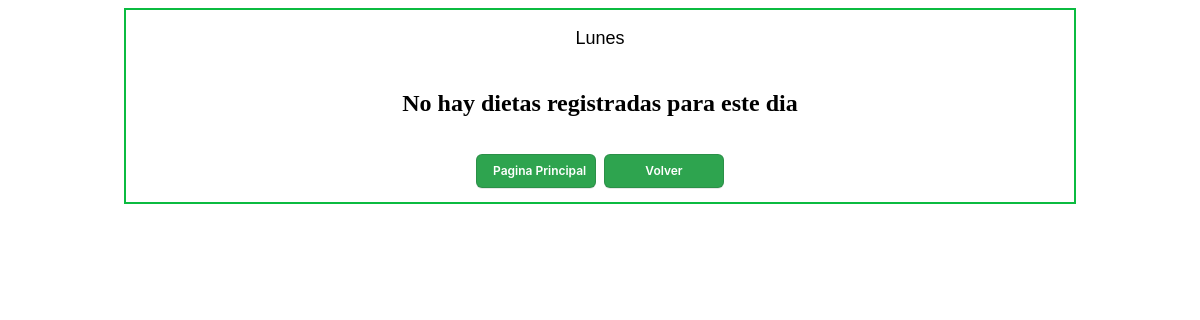
The app's page /views/dieta/detalles.php?dni=4997857&dia=Lunes, older data.
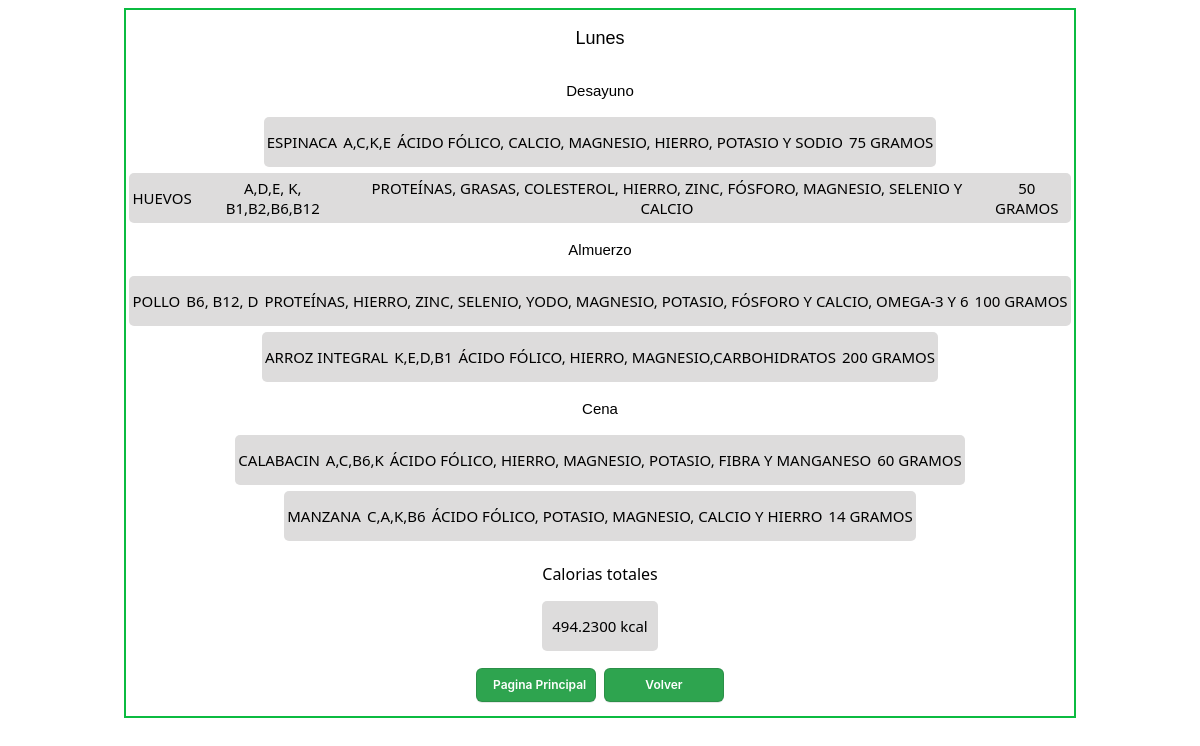
The same page, newer data.
### tables this page shows
CREATE TABLE `dietas` (
  `id_dieta` int NOT NULL,
  `dia_id` int NOT NULL,
  `id_tipo` int NOT NULL,
  `id_alimento` int NOT NULL,
  `gramos` int NOT NULL,
  `fecha` datetime DEFAULT NULL,
  PRIMARY KEY (`id_dieta`,`dia_id`,`id_tipo`,`id_alimento`),
  KEY `dietas_dia_id_dia_id_dia` (`dia_id`),
  KEY `dietas_id_tipo_tipo_comida_id_tipo` (`id_tipo`),
  KEY `dietas_id_alimento_alimentos_id_alimento` (`id_alimento`),
  CONSTRAINT `dietas_dia_id_dia_id_dia` FOREIGN KEY (`dia_id`) REFERENCES `dia` (`id_dia`),
  CONSTRAINT `dietas_id_alimento_alimentos_id_alimento` FOREIGN KEY (`id_alimento`) REFERENCES `alimentos` (`id_alimento`),
  CONSTRAINT `dietas_id_dieta_pacientes_dni` FOREIGN KEY (`id_dieta`) REFERENCES `pacientes` (`dni`),
  CONSTRAINT `dietas_id_tipo_tipo_comida_id_tipo` FOREIGN KEY (`id_tipo`) REFERENCES `tipo_comida` (`id_tipo`)
);

CREATE TABLE `tipo_comida` (
  `id_tipo` int NOT NULL AUTO_INCREMENT,
  `nombre` varchar(25) NOT NULL,
  PRIMARY KEY (`id_tipo`)
);

CREATE TABLE `alimentos` (
  `id_alimento` int NOT NULL AUTO_INCREMENT,
  `nombre` varchar(100) NOT NULL,
  `calorias` int NOT NULL,
  `vitaminas` varchar(100) NOT NULL,
  `aporte_nutricional` varchar(255) NOT NULL,
  PRIMARY KEY (`id_alimento`),
  UNIQUE KEY `nombre` (`nombre`)
);

### database/consultas.php (called while the page is built, shortened)
<?php
$sql = "SELECT
`nutricionista1`.`dietas`.`fecha` AS `FECHA`,
`nutricionista1`.`dia`.`nombre` AS `DIA`,
`nutricionista1`.`tipo_comida`.`nombre` AS `TIPO`,
`nutricionista1`.`alimentos`.`nombre` AS `ALIMENTO`,
`nutricionista1`.`alimentos`.`vitaminas` AS `VITAMINAS`,
`nutricionista1`.`alimentos`.`aporte_nutricional` AS `NUTRIENTES`,
`nutricionista1`.`dietas`.`gramos` AS `GRAMOS`
FROM
((((`nutricionista1`.`dietas`
JOIN `nutricionista1`.`pacientes` ON ((`nutricionista1`.`dietas`.`id_dieta` = `nutricionista1`.`pacientes`.`dni`)))
JOIN `nutricionista1`.`dia` ON ((`nutricionista1`.`dia`.`id_dia` = `nutricionista1`.`dietas`.`dia_id`)))
JOIN `nutricionista1`.`tipo_comida` ON ((`nutricionista1`.`dietas`.`id_tipo` = `nutricionista1`.`tipo_comida`.`id_tipo`)))
JOIN `nutricionista1`.`alimentos` ON ((`nutricionista1`.`dietas`.`id_alimento` = `nutricionista1`.`alimentos`.`id_alimento`)))
WHERE
((`nutricionista1`.`dia`.`nombre` = :dia)
    AND (`nutricionista1`.`pacientes`.`dni` = :dni))";
$sql1 = "SELECT
        SUM(((`nutricionista1`.`alimentos`.`calorias` * `nutricionista1`.`dietas`.`gramos`) / 100)) AS `CaloriasTotales`
    FROM
        ((((`nutricionista1`.`dietas`
        JOIN `nutricionista1`.`pacientes` ON ((`nutricionista1`.`dietas`.`id_dieta` = `nutricionista1`.`pacientes`.`dni`)))
        JOIN `nutricionista1`.`dia` ON ((`nutricionista1`.`dia`.`id_dia` = `nutricionista1`.`dietas`.`dia_id`)))
        JOIN `nutricionista1`.`tipo_comida` ON ((`nutricionista1`.`dietas`.`id_tipo` = `nutricionista1`.`tipo_comida`.`id_tipo`)))
        JOIN `nutricionista1`.`alimentos` ON ((`nutricionista1`.`dietas`.`id_alimento` = `nutricionista1`.`alimentos`.`id_alimento`)))
    WHERE
        ((`nutricionista1`.`dia`.`nombre` = :dia)
            AND (`nutricionista1`.`pacientes`.`dni` = :dni))";
?>

### views/dieta/detalles.php (the view, shortened to what this page needs)
<?php
    require_once("../../database/database.php");
    require_once("../../database/consultas.php");
    if(isset($_GET["dni"]) && isset($_GET["dia"])){
        $dni = $_GET["dni"];
        $dia = $_GET["dia"];
    }
    $registros1=$conn->prepare($sql);
	$registros1->execute(array(":dni"=>$dni,":dia"=>$dia));
	$registros=$registros1->fetchAll();
    $tipo = " ";
    $calorias = $conn->prepare($sql1);
    $calorias->execute(array(":dia"=>$dia,":dni"=>$dni));
    $count = $calorias->fetchColumn();
?>
<!DOCTYPE html>
<html lang="en">
<head>
    <link rel="stylesheet" href="./detalle.css">
</head>
<body>
    <div class="container">
        <div class="container-item">
                <div class="title">
                    <p class="text-day"><?php echo $dia?></p>
                </div>
                <?php if($registros): ?>
                <?php foreach ($registros as $key):?>
                <?php if($key["TIPO"] !== $tipo): ?>
                <?php $tipo = $key["TIPO"] ?>
                <div class="body">
                    <p class="text-tipo"><?php echo $key["TIPO"]?></p>
                </div>
                <?php endif;?>
                <div class="list-group">
                    <div class="list-item">
                        <div class="item"><?php echo $key["ALIMENTO"]?></div>
                        <div class="item"> <p><?php echo $key["VITAMINAS"]?></p></div>
                        <div class="item"><p><?php echo $key["NUTRIENTES"]?></p></div>
                        <div class="item"><p><?php echo $key["GRAMOS"]?> gramos</p></div>
                    </div>
                </div>
                <?php endforeach; ?>
                <div class="list-group">
                    <p class="text-calorias">Calorias totales</p>
                    <div class="list-item"><?php echo $count?> kcal</div>
                </div>
                <?php else:?>
                    <div class="list-group">
                        <h2>No hay dietas registradas para este dia</h2>
                    </div>
                <?php endif;?>
                <div class="container-btn">
                    <a href="../../index.php">
                        <button class="btn">Pagina Principal</button>
                    </a>
                    <a href="verDieta.php?dni=<?php echo $dni?>&dia=<?php echo $dia?>">
                        <button class="btn">Volver</button>
                    </a>
                </div>
        </div>
    </div>
</body>
</html>

### views/dieta/detalle.css (style rules this page uses)
.container { display: flex; flex-direction: column; justify-content: center; align-items: center; }
.container-item { display: flex; justify-content: center; align-items: center; flex-direction: column; width: 80%; border: 2px solid #0bbb40; }
.title { text-align: center; font-family: Arial, Helvetica, sans-serif; font-size: 18px; }
.text-calorias { font-family: 'Segoe UI', Tahoma, Geneva, Verdana, sans-serif; }
.body { display: flex; justify-content: center; font-family: Arial, Helvetica, sans-serif; font-size: 15px; }
.list-item { display: flex; align-items: center; justify-content: center; height: 50px; width: 100%; background-color: rgb(221, 220, 220); font-family: 'Segoe UI', Tahoma, Geneva, Verdana, sans-serif; font-size: 15px; border-radius: 5px ; text-align: center; }
.item { margin: 3px; text-transform: uppercase; }
.list-group { display: flex; flex-direction: column; justify-content: center; margin: 3px; align-items: center; }
.btn { appearance: none; background-color: #2ea44f; border: 1px solid rgba(27, 31, 35, .15); border-radius: 6px; box-shadow: rgba(27, 31, 35, .1) 0 1px 0; box-sizing: border-box; color: #fff; cursor: pointer; display: inline-block; font-family: -apple-system,system-ui,"Segoe UI",Helvetica,Arial,sans-serif,"Apple Color Emoji","Segoe UI Emoji"; font-size: 12px; font-weight: 600; line-height: 20px; padding: 6px 16px; position: relative; text-align: center; text-decoration: none; user-select: none; width: 120px; -webkit-user-select: none; touch-action: manipulation; vertical-align: middle; white-space: nowrap; margin: 4px; }
.container-btn { margin: 10px; display: flex; justify-content: space-around; }

Row changes from the older to the newer data that the page shows:
added dietas: id_tipo.nombre "Desayuno", id_alimento.nombre "ESPINACA", id_alimento.vitaminas "A,C,K,E", id_alimento.aporte_nutricional "ÁCIDO FÓLICO, CALCIO, MAGNESIO, HIERRO, POTASIO Y SODIO", gramos "75"
added dietas: id_alimento.nombre "HUEVOS", id_alimento.vitaminas "A,D,E, K, B1,B2,B6,B12", id_alimento.aporte_nutricional "PROTEÍNAS, GRASAS, COLESTEROL, HIERRO, ZINC, FÓSFORO, MAGNESIO, SELENIO Y CALCIO", gramos "50"
added dietas: id_tipo.nombre "Almuerzo", id_alimento.nombre "POLLO", id_alimento.vitaminas "B6, B12, D", id_alimento.aporte_nutricional "PROTEÍNAS, HIERRO, ZINC, SELENIO, YODO, MAGNESIO, POTASIO, FÓSFORO Y CALCIO, OMEGA-3 Y 6", gramos "100"
added dietas: id_alimento.nombre "ARROZ INTEGRAL", id_alimento.vitaminas "K,E,D,B1", id_alimento.aporte_nutricional "ÁCIDO FÓLICO, HIERRO, MAGNESIO,CARBOHIDRATOS", gramos "200"
added dietas: id_tipo.nombre "Cena", id_alimento.nombre "CALABACIN", id_alimento.vitaminas "A,C,B6,K", id_alimento.aporte_nutricional "ÁCIDO FÓLICO, HIERRO, MAGNESIO, POTASIO, FIBRA Y MANGANESO", gramos "60"
added dietas: id_alimento.nombre "MANZANA", id_alimento.vitaminas "C,A,K,B6", id_alimento.aporte_nutricional "ÁCIDO FÓLICO, POTASIO, MAGNESIO, CALCIO Y HIERRO", gramos "14"
Text that changed along with them:
$count: (not shown) → "494.2300"
text no longer shown: "No hay dietas registradas para este dia"
text now shown: "Calorias totales kcal"
